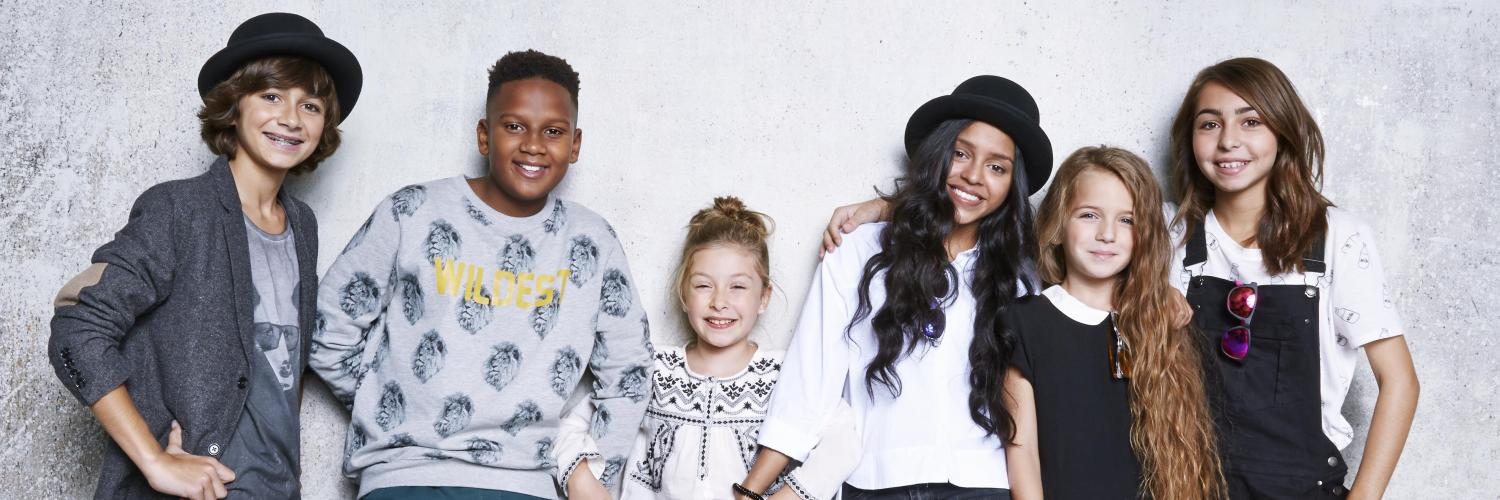
#> input picture image.jpg, 1500 x 500 px
$ python tp2templateMatching.py
#> lines starting #> are read from the running program, lines starting #| are printed output that depends on the picture; after the words box and inside, x2 and y2 are one past the last pixel; in counts of white or black regions, pixels touching at a corner belong together
import cv2
import numpy as np

# 加载图像
people = cv2.imread('image.jpg')
#> people is the input picture: shape (500, 1500, 3); mean B, G, R 167.5, 162.8, 166.7
template = cv2.imread('template.png')
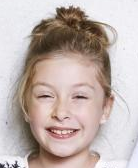
#> input picture template.png, 138 x 168 px
#> template is the input picture: shape (168, 138, 3); mean B, G, R 173.1, 177.5, 192

# 计算相关分数
result = cv2.matchTemplate(people, template, cv2.TM_CCOEFF)
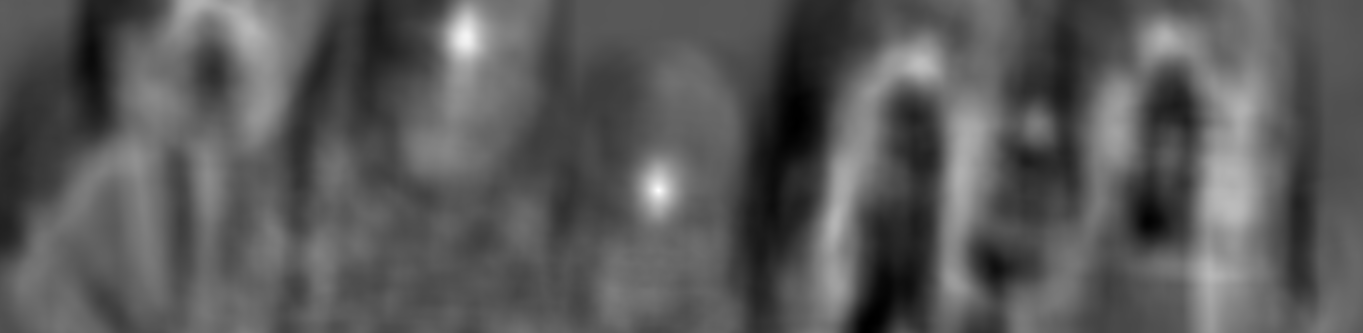
#> result: shape (333, 1363) float32; min -129568912, max 247352384, mean 2850645.2; drawn with min black and max white

# 显示相关分数结果图像
cv2.imshow('Result', result)
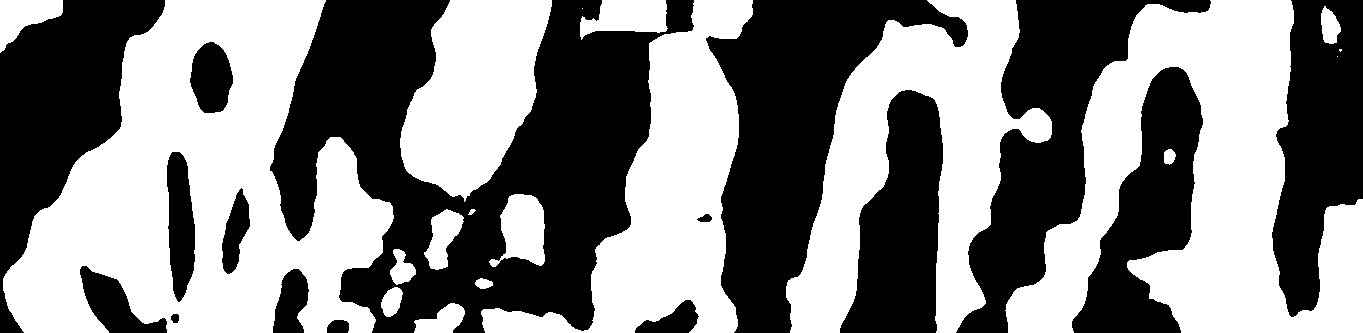
#> window 'Result': shape (333, 1363); 51.2% white; 16 black regions, largest, box (x1, y1, x2, y2) and area: (270, 0, 694, 333) 70631, (706, 0, 968, 333) 35067, (956, 0, 1211, 333) 26862

# 找到最佳分数位置
min_val, max_val, min_loc, max_loc = cv2.minMaxLoc(result)
#> min_val = -129568912; max_val = 247352384; min_loc = (870, 321); max_loc = (658, 190)

# 在脸部周围绘制矩形
top_left = max_loc
#> top_left = (658, 190)
bottom_right = (top_left[0] + template.shape[1], top_left[1] + template.shape[0])
#> bottom_right = (796, 358)
cv2.rectangle(people, top_left, bottom_right, 255, 2)
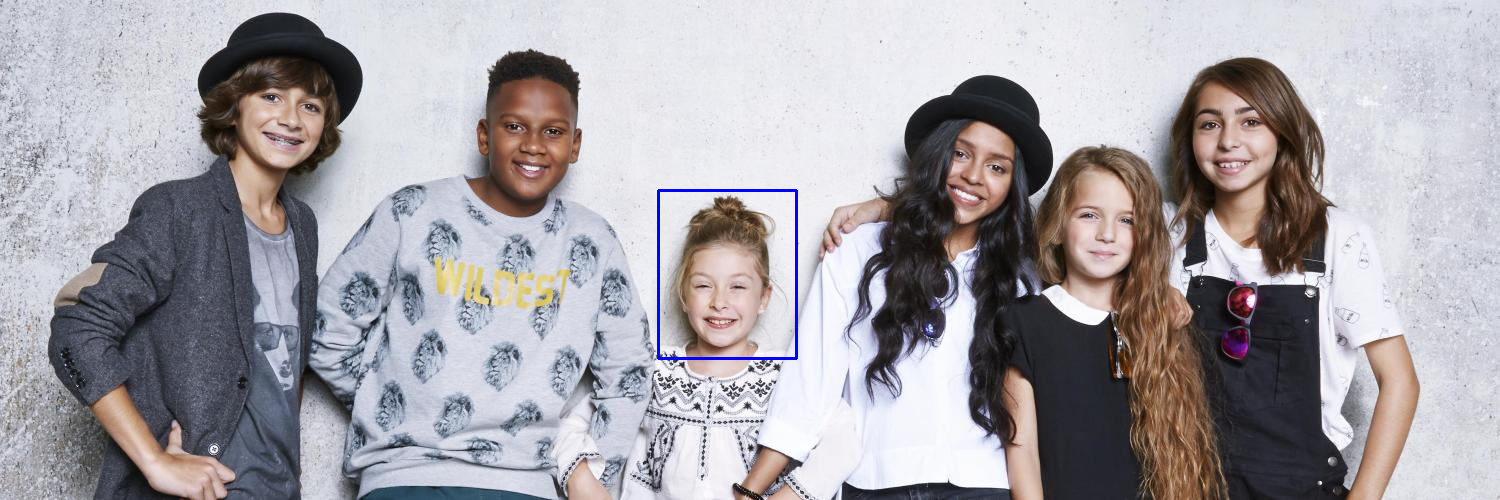
#> people: shape (500, 1500, 3); 0.24% of pixels changed, all inside (x1, y1, x2, y2) = (657, 189, 798, 360)

# 显示结果图像
cv2.imshow('Group with Face Detection', people)
cv2.waitKey(0)
cv2.destroyAllWindows()
